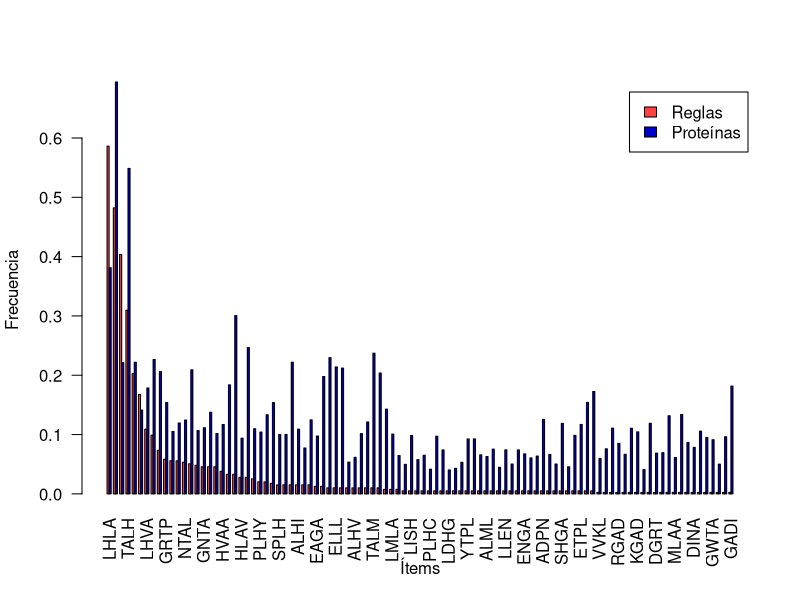
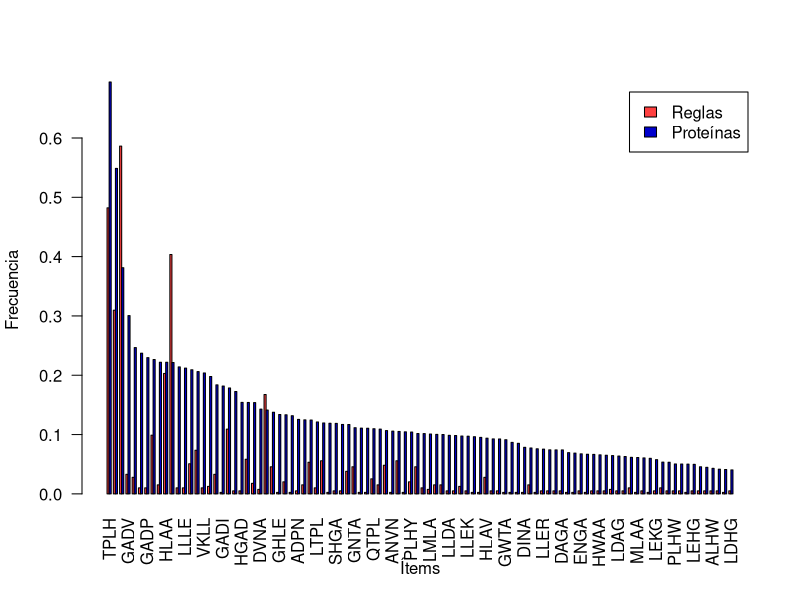
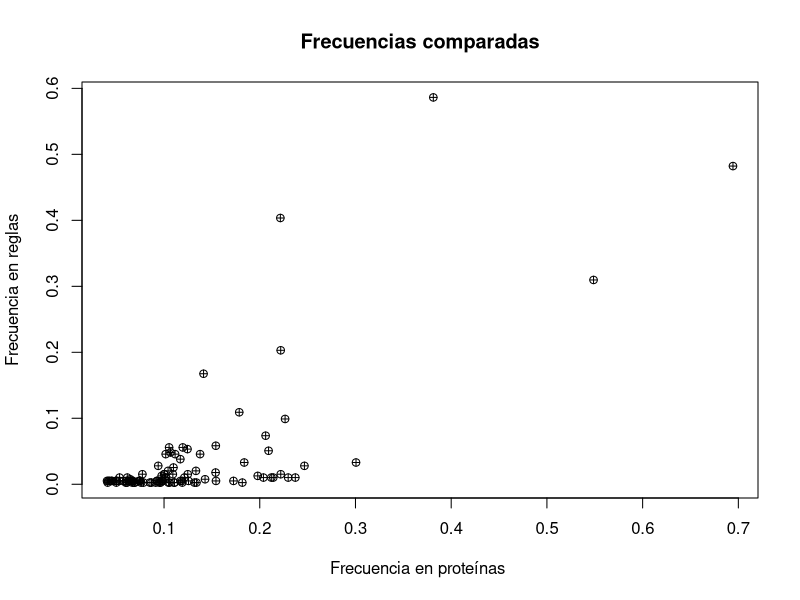
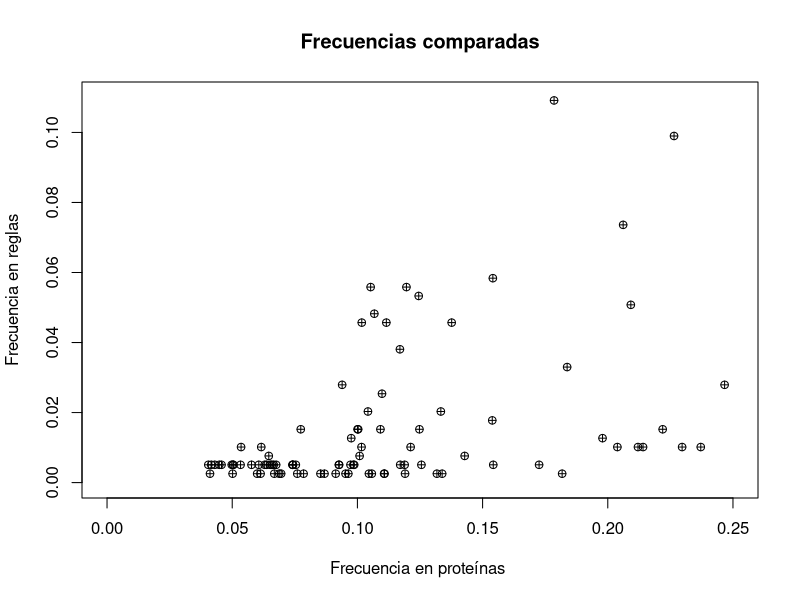
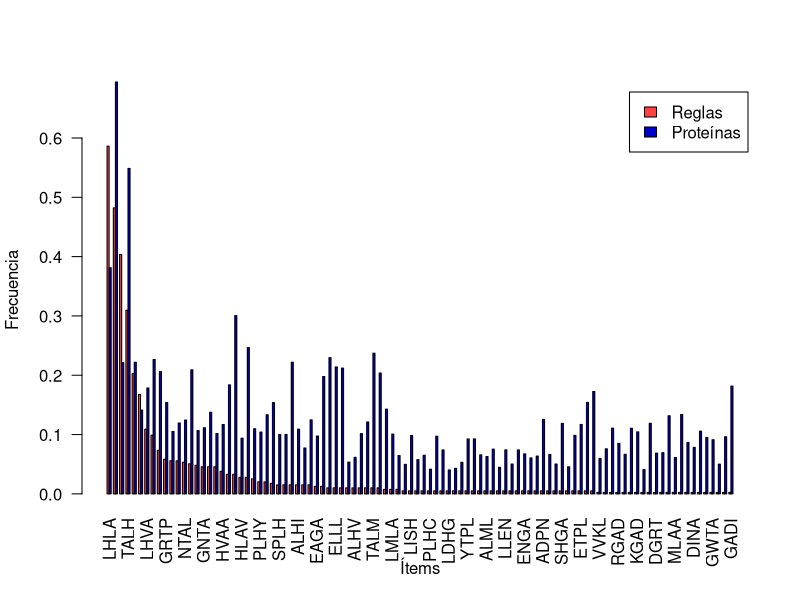
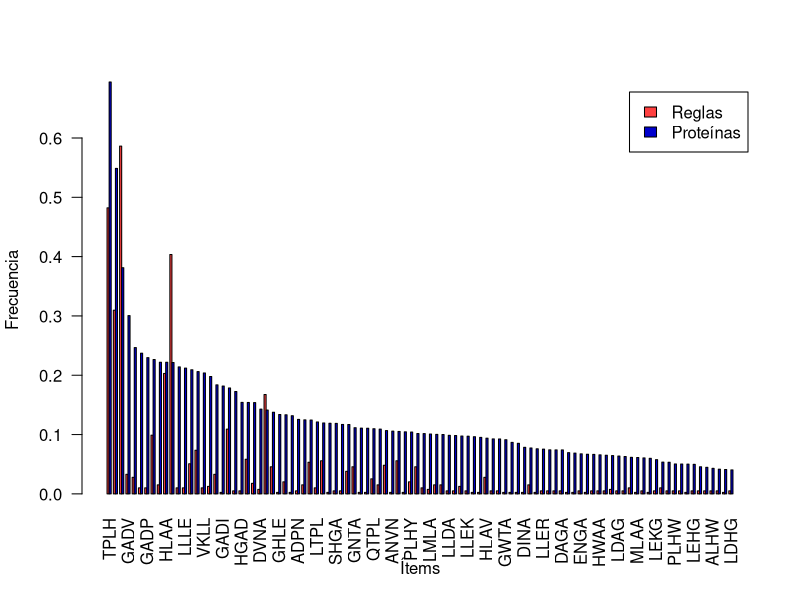
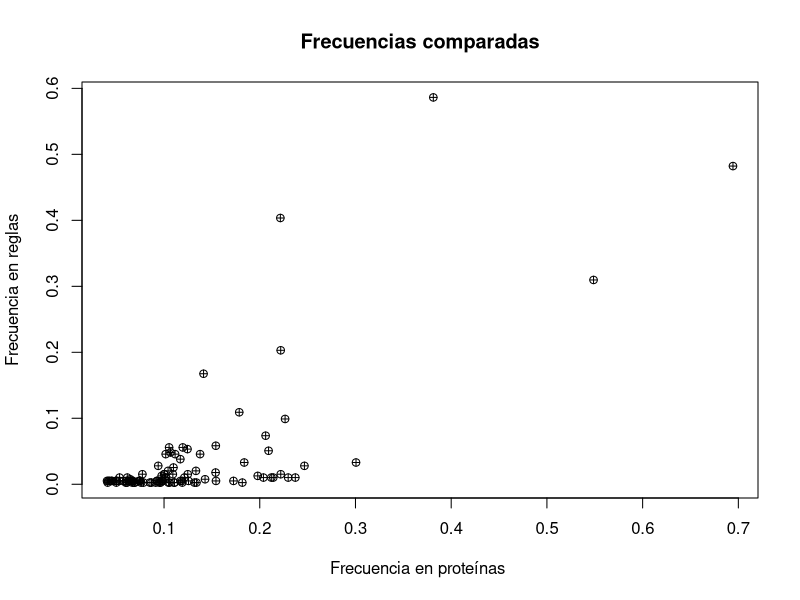
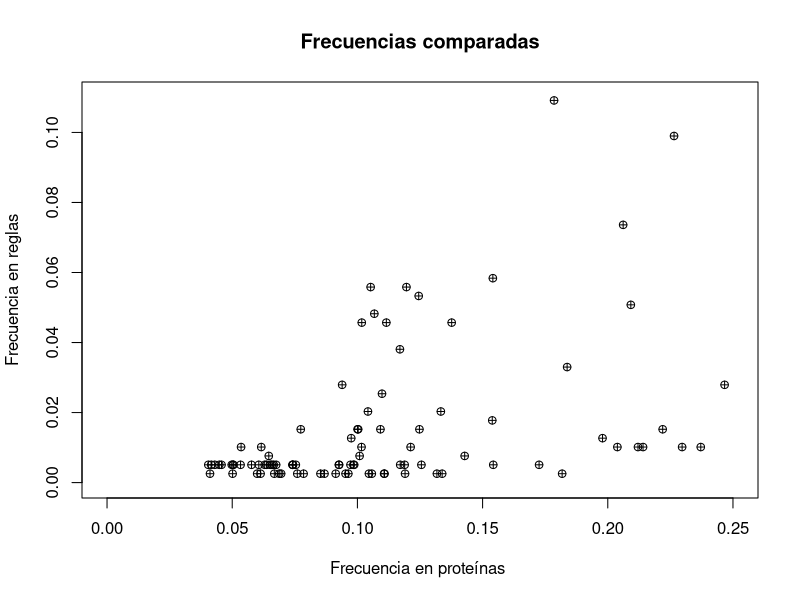

R code for these plots, in order:
loadData <- function(directory) {
	setwd(directory)
	p <- read.table("protein.tsv", header = FALSE)
	r <- read.table("rule.tsv", header = FALSE)
	qProteins <- 38125
	qRules <- 394
	p$freq <- p$V2/qProteins
	r$freq <- r$V2/qRules

	data <- p
	data$freq <- NULL
	data$rulefreq <- r$freq
	data$protfreq <- p$freq
	#data <- data[order(-data$protfreq),] #Order by protein frequency
	#data <- data[order(-data$rulefreq),] #Order by rule frequency
	
	graphFrequencies("rulesvsprot.svg", data[order(-data$rulefreq),]) #Order by rule frequency
	graphFrequencies("protvsrules.svg", data[order(-data$protfreq),]) #Order by protein frequency

	#Comparativo
	svg("comparacion1.svg", width=14, height=10, pointsize=12)
	plot(data$protfreq, data$rulefreq, main="Frecuencias comparadas", xlab="Frecuencia en proteínas ", ylab="Frecuencia en reglas", pch=10)
	dev.off()

	svg("comparacion2.svg", width=14, height=10, pointsize=12)
	plot(data$protfreq, data$rulefreq, main="Frecuencias comparadas", xlab="Frecuencia en proteínas ", ylab="Frecuencia en reglas", pch=10,
     xlim=c(0,0.25), ylim=c(0,0.11))
	dev.off()
}

graphFrequencies <- function(filename, data) {
	m <- rbind(data$rulefreq, data$protfreq)
	rownames(m) = c("Reglas", "Proteínas")
	colnames(m) = data$V1
	svg(filename, width=16, height=11, pointsize=12)
	res <- barplot(m, col=colors()[c(33,29)], ylab="Frecuencia", xlab="Ítems", beside = T, legend = rownames(m), las=2, main="")
	dev.off()
}

fitline <- function(data) {
	abline(a=0, b=1)
	lm(formula = rulefreq ~ protfreq, data = data)
	summary(fit)
	abline(lm(formula = rulefreq ~ protfreq, data = data))
}

loadData("/home/connor/Escritorio/tesis/src/parse/resultados/experimento12/agrupado/")
loadData("/home/connor/Escritorio/tesis/src/parse/resultados/experimento12/no-agrupado/")